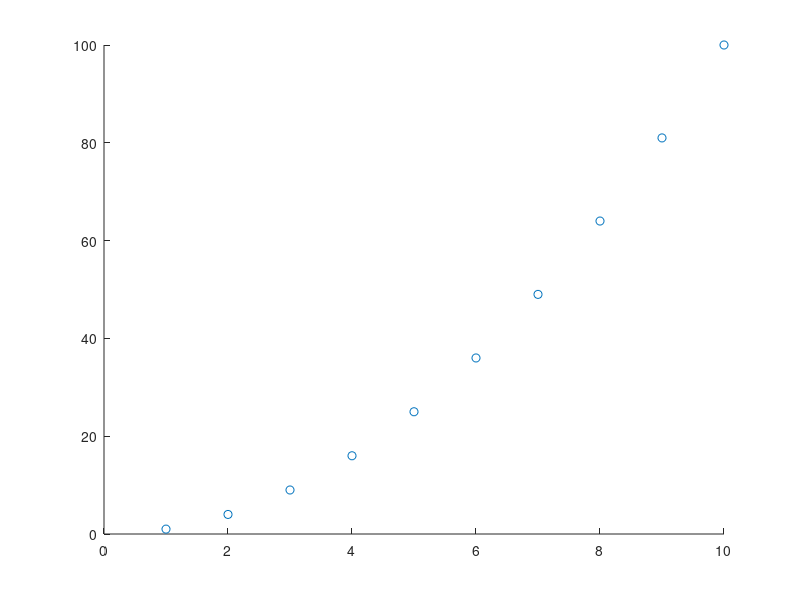
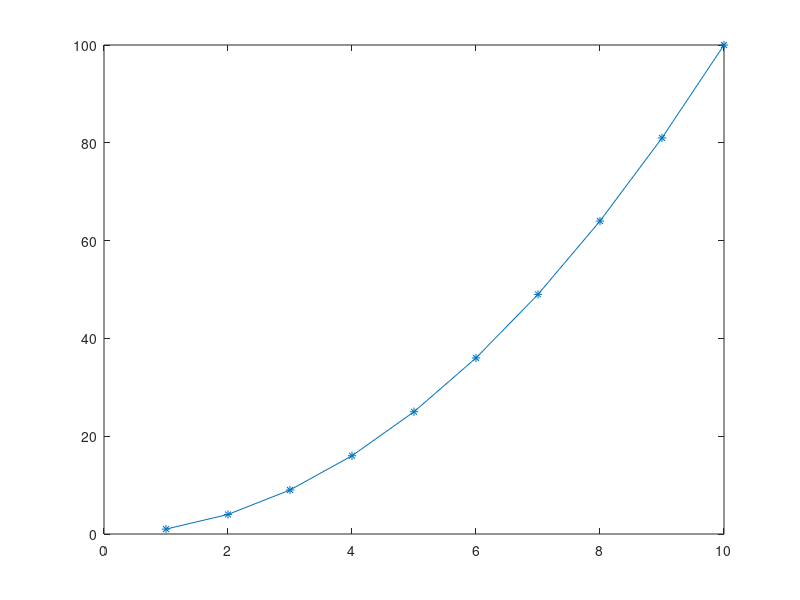

Write MATLAB code to recreate these figures, in order. (Note: this script raises an error after producing the figures.)
% HW1

%%
a=6;
a=6+3/5;
a=5^3;

%% arrays
b1=[1,2,3,4,5,6]; %row 
b2=[1;2;3;4;5;6]; %column
% check difference between b1 and b2
% When run the b1 displays numbers in row while b2 displays them in column

%% multiplication
c=b1*a; % vector and variable -> c is a vector
d=c.*b1; % two vectors, see "dot" before asterix!! - pairwise 

%% create matrix 
m=[1,2;3,4];
m=ones(5,5); % matrix 5x5, all values are = 1
m=zeros(8,6); % matrix 8x6, all values are = 0
m=NaN(8,6); % matrix 8x6, all values are = NAN -> Not A Number

%% create a sequence
1:1:10
x=1:1:10;
y=(1:1:10).^2;

%% plot
figure
scatter(x,y)
figure
plot(x,y,'-*')

%% function
f = @(x) x.^2 + 2*x + 1;
f(2)
x=2:2:10;
y=f(x); % the values 
y
%% symbolic variables and functions
syms x % Create symbolic variables and functions
% Note, now you can not use x for an array!
f2 = @(x) sin(x);
fplot(f2) % !!! fplot
f2(pi/3)
X=0:(2*pi)/20:2*pi; % capital X !!! not x -> as x is still a symbolic variable
f2(X)

%% read and write csv file
%create matrix
m=ones(15,5);
% write it to the file
writematrix(m,"myname.csv")
% read it from the file
R = readmatrix("myname.csv");